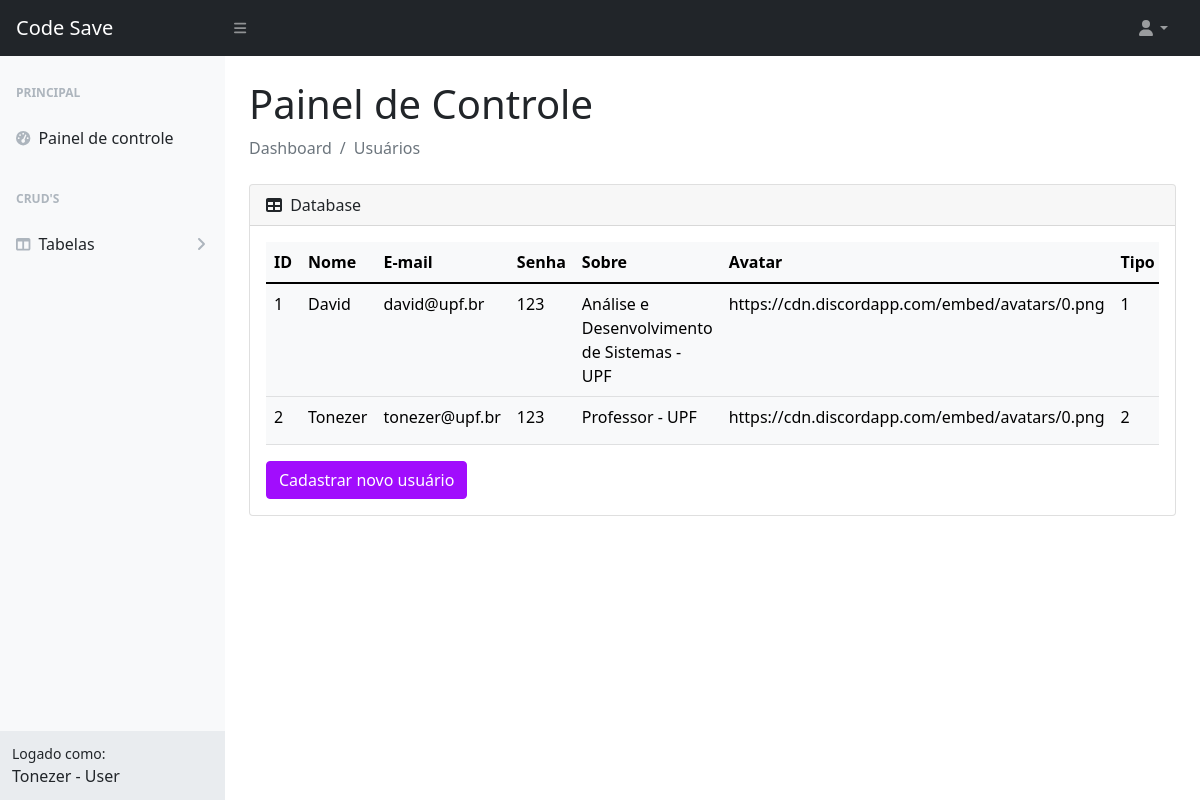
The page /pages/userIndex.php (signed in) on the database its author committed.
### tables this page shows
CREATE TABLE `user_profile` (
	`id` INT(10) NOT NULL AUTO_INCREMENT,
	`password` VARCHAR(20) NOT NULL,
	`email` VARCHAR(100) NOT NULL,
	`name` VARCHAR(100) NOT NULL,
	`bio` VARCHAR(200),
	`picture` VARCHAR(300) DEFAULT 'https://cdn.discordapp.com/embed/avatars/0.png',
  `user_type_id` INT(3) NOT NULL,
	PRIMARY KEY (`id`),
  FOREIGN KEY (`user_type_id`) REFERENCES `user_type`(`id`)
);

### utils/queries.php (called while the page is built, shortened)
<?php
function getUsers()
{
  $conn = connect();
  $sql = "SELECT * FROM user_profile";
  $result = $conn->query($sql);
  $users = array();
  if ($result->num_rows > 0) {
    while ($row = $result->fetch_assoc()) {
      $users[] = $row;
    }
  }
  return $users;
}

### components/components.php (the view, shortened to what this page needs)
<?php
function tableRowUser($id, $name, $email, $password, $bio, $picture, $type)
{
  echo "
<tr class=''>
  <td>$id</td>
  <td>$name</td>
  <td>$email</td>
  <td>$password</td>
  <td>$bio</td>
  <td>$picture</td>
  <td>$type</td>
  <td><a href='userEdit.php?id=$id' class='btn btn-sm btn-primary'><i class='fas fa-edit'></i></a></td>
  <td><a href='userDelete.php?id=$id' class='btn btn-sm btn-danger'><i class='fas fa-trash'></i></a></td>
</tr>";
}

### pages/userIndex.php (shortened to what this page needs)
<?php
include_once '../utils/queries.php';
?>
<!DOCTYPE html>
<html lang="en">
<head>
  <link href="css/styles.css" rel="stylesheet" />
</head>
<body class="sb-nav-fixed">
  <nav class="sb-topnav navbar navbar-expand navbar-dark bg-dark">
    <a class="navbar-brand ps-3" href="index.php">Code Save</a>
    <button class="btn btn-link btn-sm order-1 order-lg-0 me-4 me-lg-0" id="sidebarToggle" href="#!"><i class="fas fa-bars"></i></button>
    <ul class="navbar-nav ms-auto ms-md-0 me-3 me-lg-4">
      <li class="nav-item dropdown">
        <a class="nav-link dropdown-toggle" id="navbarDropdown" href="#" role="button" data-bs-toggle="dropdown" aria-expanded="false"><i class="fas fa-user fa-fw"></i></a>
      </li>
    </ul>
  </nav>
  <div id="layoutSidenav">
    <div id="layoutSidenav_nav">
      <nav class="sb-sidenav accordion sb-sidenav-light" id="sidenavAccordion">
        <div class="sb-sidenav-menu">
          <div class="nav">
            <div class="sb-sidenav-menu-heading">Principal</div>
            <a class="nav-link" href="index.php">
              <div class="sb-nav-link-icon"><i class="fas fa-tachometer-alt"></i></div>
              Painel de controle
            </a>
            <div class="sb-sidenav-menu-heading">CRUD'S</div>
            <a class="nav-link collapsed" href="#" data-bs-toggle="collapse" data-bs-target="#collapseLayouts" aria-expanded="false" aria-controls="collapseLayouts">
              <div class="sb-nav-link-icon"><i class="fas fa-columns"></i></div>
              Tabelas
              <div class="sb-sidenav-collapse-arrow"><i class="fas fa-angle-down"></i></div>
            </a>
          </div>
        </div>
        <div class="sb-sidenav-footer">
          <div class="small">Logado como:</div>
          <?php echo $_SESSION['name'] ?> -
          <?php echo $_SESSION['user_type'] ?>
        </div>
      </nav>
    </div>
    <div id="layoutSidenav_content">
      <main>
        <div class="container-fluid px-4">
          <h1 class="mt-4">Painel de Controle</h1>
          <ol class="breadcrumb mb-4">
            <li class="breadcrumb-item active">Dashboard</li>
            <li class="breadcrumb-item active">Usuários</li>
          </ol>
          <div class="card mb-4">
            <div class="card-header">
              <i class="fas fa-table me-1"></i>
              Database
            </div>
            <div class="card-body">
              <div class="table-responsive">
                <table class="table table-light">
                  <thead>
                    <tr>
                      <th scope="col">ID</th>
                      <th scope="col">Nome</th>
                      <th scope="col">E-mail</th>
                      <th scope="col">Senha</th>
                      <th scope="col">Sobre</th>
                      <th scope="col">Avatar</th>
                      <th scope="col">Tipo</th>
                    </tr>
                  </thead>
                  <tbody>
                    <?php
                    require_once '../components/components.php';
                    $users = getUsers();
                    foreach ($users as $user) {
                      tableRowUser(
                        $user['id'],
                        $user['name'],
                        $user['email'],
                        $user['password'],
                        $user['bio'],
                        $user['picture'],
                        $user['user_type_id']
                      );
                    }
                    ?>
                  </tbody>
                </table>
                <a name="" id="" class="btn btn-primary" href="./userInsert.php" role="button">Cadastrar novo usuário</a>
              </div>
            </div>
          </div>
      </main>
    </div>
  </div>
</body>
</html>

### rows shown on the page
user_profile: id "1", name "David", email "david@upf.br", password "123", bio "Análise e Desenvolvimento de Sistemas - UPF", picture "https://cdn.discordapp.com/embed/avatars/0.png", user_type "1"
user_profile: id "2", name "Tonezer", email "tonezer@upf.br", password "123", bio "Professor - UPF", picture "https://cdn.discordapp.com/embed/avatars/0.png", user_type "2"

### other values the page prints
$_SESSION['name'] "Tonezer"
$_SESSION['user_type'] "User"
